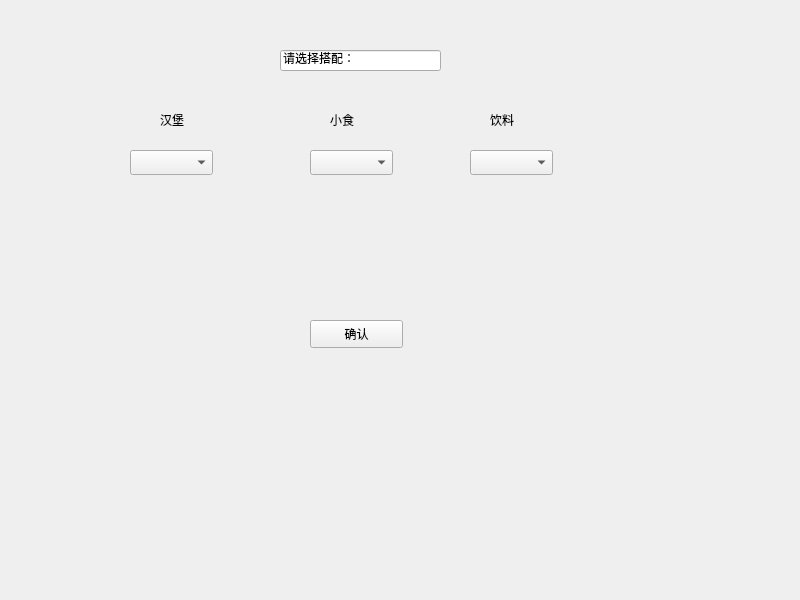
<?xml version="1.0" encoding="UTF-8"?>
<ui version="4.0">
 <class>Widget</class>
 <widget class="QWidget" name="Widget">
  <property name="geometry">
   <rect>
    <x>0</x>
    <y>0</y>
    <width>800</width>
    <height>600</height>
   </rect>
  </property>
  <property name="windowTitle">
   <string>Widget</string>
  </property>
  <widget class="QComboBox" name="comboBox">
   <property name="geometry">
    <rect>
     <x>130</x>
     <y>150</y>
     <width>83</width>
     <height>25</height>
    </rect>
   </property>
  </widget>
  <widget class="QComboBox" name="comboBox_2">
   <property name="geometry">
    <rect>
     <x>310</x>
     <y>150</y>
     <width>83</width>
     <height>25</height>
    </rect>
   </property>
  </widget>
  <widget class="QComboBox" name="comboBox_3">
   <property name="geometry">
    <rect>
     <x>470</x>
     <y>150</y>
     <width>83</width>
     <height>25</height>
    </rect>
   </property>
  </widget>
  <widget class="QLabel" name="label">
   <property name="geometry">
    <rect>
     <x>160</x>
     <y>110</y>
     <width>69</width>
     <height>19</height>
    </rect>
   </property>
   <property name="text">
    <string>汉堡</string>
   </property>
  </widget>
  <widget class="QLabel" name="label_2">
   <property name="geometry">
    <rect>
     <x>330</x>
     <y>110</y>
     <width>69</width>
     <height>19</height>
    </rect>
   </property>
   <property name="text">
    <string>小食</string>
   </property>
  </widget>
  <widget class="QLabel" name="label_3">
   <property name="geometry">
    <rect>
     <x>490</x>
     <y>110</y>
     <width>69</width>
     <height>19</height>
    </rect>
   </property>
   <property name="text">
    <string>饮料</string>
   </property>
  </widget>
  <widget class="QPushButton" name="pushButton">
   <property name="geometry">
    <rect>
     <x>310</x>
     <y>320</y>
     <width>93</width>
     <height>28</height>
    </rect>
   </property>
   <property name="text">
    <string>确认</string>
   </property>
  </widget>
  <widget class="QLineEdit" name="lineEdit">
   <property name="geometry">
    <rect>
     <x>280</x>
     <y>50</y>
     <width>161</width>
     <height>21</height>
    </rect>
   </property>
   <property name="text">
    <string>请选择搭配：</string>
   </property>
  </widget>
 </widget>
 <resources/>
 <connections/>
</ui>
